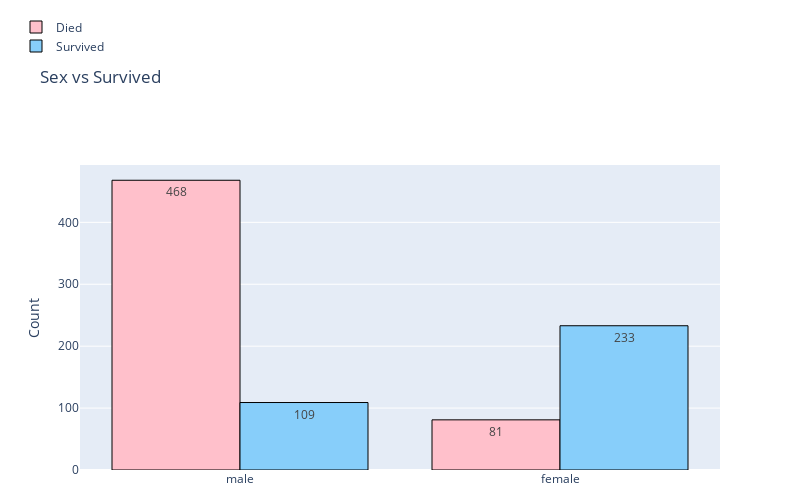

Notebook code cell kept with this figure:
### Code cell
barplot('Sex', 'Sex vs Survived')

### Figure 1 — Plotly figure (JSON) as saved in the notebook; plotly's stock layout.template omitted (floating-point values rounded to 4 significant figures)
{"data": [{"marker": {"color": "pink", "line": {"color": "#000000", "width": 1}}, "name": "Died", "opacity": 1, "text": ["468", "81"], "textposition": "auto", "type": "bar", "x": ["male", "female"], "y": [468, 81]}, {"marker": {"color": "lightskyblue", "line": {"color": "#000000", "width": 1}}, "name": "Survived", "opacity": 1, "text": ["233", "109"], "textposition": "auto", "type": "bar", "x": ["female", "male"], "y": [233, 109]}], "layout": {"autosize": true, "height": 500, "legend": {"x": -0.1, "y": 1.5}, "margin": {"b": 30}, "title": {"text": "Sex vs Survived"}, "width": 800, "yaxis": {"title": {"text": "Count"}}}}
